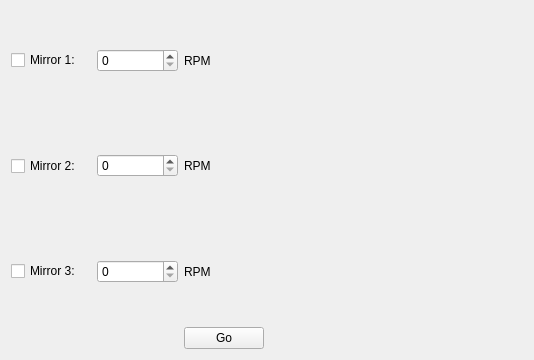
<?xml version="1.0" encoding="UTF-8"?>
<ui version="4.0">
 <class>MainWindow</class>
 <widget class="QMainWindow" name="MainWindow">
  <property name="geometry">
   <rect>
    <x>0</x>
    <y>0</y>
    <width>534</width>
    <height>360</height>
   </rect>
  </property>
  <property name="windowTitle">
   <string>MainWindow</string>
  </property>
  <widget class="QWidget" name="centralWidget">
   <layout class="QHBoxLayout" name="horizontalLayout_5">
    <item>
     <layout class="QVBoxLayout" name="verticalLayout_2">
      <item>
       <layout class="QHBoxLayout" name="horizontalLayout">
        <item>
         <widget class="QCheckBox" name="cbMirror1">
          <property name="text">
           <string>Mirror 1:</string>
          </property>
         </widget>
        </item>
        <item>
         <widget class="QSpinBox" name="sbMirror1_RPM">
          <property name="maximum">
           <number>1000000000</number>
          </property>
         </widget>
        </item>
        <item>
         <widget class="QLabel" name="label">
          <property name="sizePolicy">
           <sizepolicy hsizetype="Minimum" vsizetype="Minimum">
            <horstretch>0</horstretch>
            <verstretch>0</verstretch>
           </sizepolicy>
          </property>
          <property name="text">
           <string>RPM</string>
          </property>
         </widget>
        </item>
       </layout>
      </item>
      <item>
       <layout class="QHBoxLayout" name="horizontalLayout_3">
        <item>
         <widget class="QCheckBox" name="cbMirror2">
          <property name="text">
           <string>Mirror 2:</string>
          </property>
         </widget>
        </item>
        <item>
         <widget class="QSpinBox" name="sbMirror2_RPM">
          <property name="maximum">
           <number>1000000000</number>
          </property>
         </widget>
        </item>
        <item>
         <widget class="QLabel" name="label_3">
          <property name="sizePolicy">
           <sizepolicy hsizetype="Minimum" vsizetype="Minimum">
            <horstretch>0</horstretch>
            <verstretch>0</verstretch>
           </sizepolicy>
          </property>
          <property name="text">
           <string>RPM</string>
          </property>
         </widget>
        </item>
       </layout>
      </item>
      <item>
       <layout class="QHBoxLayout" name="horizontalLayout_2">
        <item>
         <widget class="QCheckBox" name="cbMirror3">
          <property name="text">
           <string>Mirror 3:</string>
          </property>
         </widget>
        </item>
        <item>
         <widget class="QSpinBox" name="sbMirror3_RPM">
          <property name="maximum">
           <number>1000000000</number>
          </property>
         </widget>
        </item>
        <item>
         <widget class="QLabel" name="label_2">
          <property name="sizePolicy">
           <sizepolicy hsizetype="Minimum" vsizetype="Minimum">
            <horstretch>0</horstretch>
            <verstretch>0</verstretch>
           </sizepolicy>
          </property>
          <property name="text">
           <string>RPM</string>
          </property>
         </widget>
        </item>
       </layout>
      </item>
      <item>
       <layout class="QHBoxLayout" name="horizontalLayout_4">
        <item>
         <spacer name="horizontalSpacer">
          <property name="orientation">
           <enum>Qt::Horizontal</enum>
          </property>
          <property name="sizeHint" stdset="0">
           <size>
            <width>40</width>
            <height>20</height>
           </size>
          </property>
         </spacer>
        </item>
        <item>
         <widget class="QPushButton" name="pbGo">
          <property name="text">
           <string>Go</string>
          </property>
         </widget>
        </item>
       </layout>
      </item>
     </layout>
    </item>
    <item>
     <layout class="QVBoxLayout" name="verticalLayout">
      <item>
       <widget class="SpiroGraphWidget" name="spwSpirograph" native="true">
        <property name="sizePolicy">
         <sizepolicy hsizetype="Expanding" vsizetype="Preferred">
          <horstretch>0</horstretch>
          <verstretch>0</verstretch>
         </sizepolicy>
        </property>
       </widget>
      </item>
     </layout>
    </item>
   </layout>
  </widget>
 </widget>
 <layoutdefault spacing="6" margin="11"/>
 <customwidgets>
  <customwidget>
   <class>SpiroGraphWidget</class>
   <extends>QWidget</extends>
   <header>spirographwidget.h</header>
   <container>1</container>
  </customwidget>
 </customwidgets>
 <resources/>
 <connections/>
</ui>
